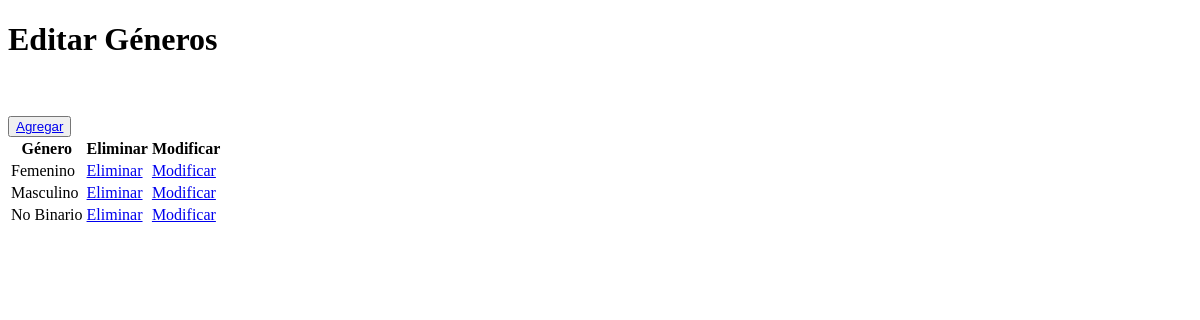
The app's page /alumnos/crud_generos, older data.
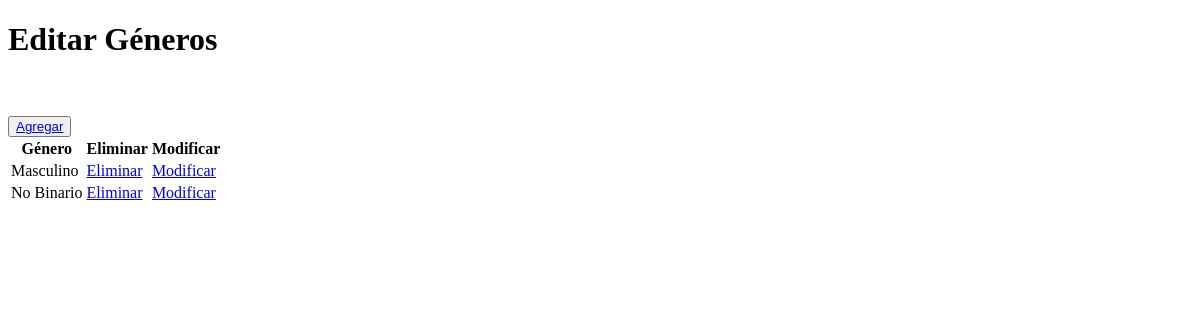
The same page, newer data.
### Alumnos/models.py (models this page shows, shortened)
class Genero(models.Model):
    id_genero = models.AutoField(db_column='idGenero',primary_key=True)
    genero = models.CharField(max_length=20, blank=False, null=False)

### Alumnos/views.py (the view)
# urls.py: path('crud_generos', crud_generos, name='crud_generos'),
def crud_generos(request):
    generos=Genero.objects.all()
    context={'generos':generos}
    print("enviando datos generos_list")
    return render(request,"alumnos/generos_list.html",context)

### Alumnos/templates/alumnos/generos_list.html (shortened to what this page needs)
{% load static %}
<!DOCTYPE html>
<html lang="en">
<head>
</head>
<body>
        <h1>Editar Géneros</h1><br>
        <br>
        <button type="button">
            <a href="{% url 'generosAdd' %}"> Agregar </a>
        </button>
        <table>
            {% if generos %}
                <th>Género</th>
                <th>Eliminar</th>
                <th>Modificar</th>
                {% for genero in generos %}
                <tr>
                    <td> {{genero.genero}}
                    <td> <a href="{% url 'generos_del' pk=genero.id_genero %}">Eliminar</a>
                    <td> <a href="{% url 'generos_edit' pk=genero.id_genero %}">Modificar</a>
                </tr>
                {% endfor %}
            {% endif %}
        </table>
</body>
</html>

Row changes from the older to the newer data that the page shows:
removed Genero: genero "Femenino"
